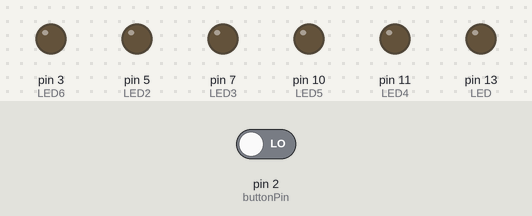
This sketch was run on a simulated Arduino Uno, built with avr-gcc and run on an emulated ATmega328P. Parts: output pins drawn as LEDs (lit = HIGH). The inputs (shaded band) are chosen by the test bench; at power-on: pin 2 (buttonPin) LOW.

Above: at 16.3 s.
16.4 s: pin 2 (buttonPin) driven HIGH
At 23.9 s:
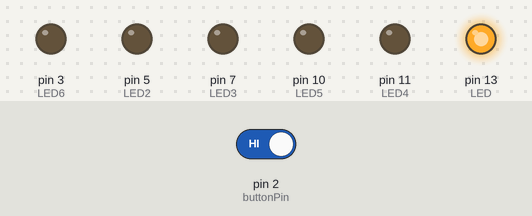
At 27.5 s:
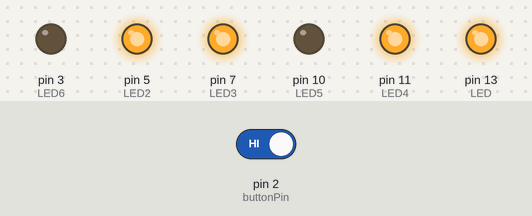
29.8 s: pin 2 (buttonPin) driven LOW
At 35.7 s:
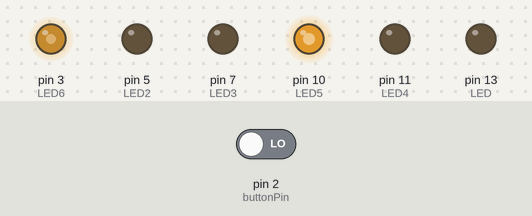
Timing chart, 0 to 38.9 s (numbered marks = the images above; inputs shaded):
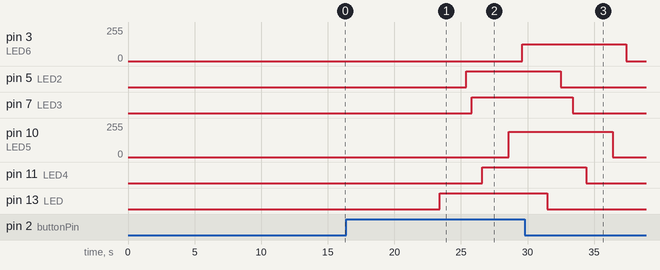

The sketch:

ss6_Analog_Digital.ino
```cpp
const int buttonPin = 2;
const int LED = 13;
const int LED2 = 5;
const int LED3 = 7;
const int LED4 = 11;
const int LED5 = 10;
const int LED6 = 3;

int buttonState = 0;


void setup() {
  // put your setup code here, to run once:
pinMode(LED, OUTPUT);
pinMode(LED2, OUTPUT);
pinMode(LED3, OUTPUT);
pinMode(LED4, OUTPUT);
pinMode(LED5, OUTPUT);
pinMode(LED6, OUTPUT);
pinMode(buttonPin, INPUT);

}

void loop() {
  // put your main code here, to run repeatedly:
buttonState = digitalRead(buttonPin);
delay(10);

if (buttonState == HIGH)
{
  digitalWrite(LED, HIGH);
  delay(2000);
  digitalWrite(LED2, HIGH);
  delay(399);
  digitalWrite(LED3, HIGH);
  delay(800);
  analogWrite(LED4, 255);
  delay(2000);
  analogWrite(LED5, 189);
  delay(1000);
  analogWrite(LED6, 127);
  delay(1888);
}
else {
  digitalWrite(LED, LOW);
  delay(1000);
  digitalWrite(LED2, LOW);
  delay(899);
  digitalWrite(LED3, LOW);
  delay(999);
  analogWrite(LED4, 0);
  delay(2000);
  analogWrite(LED5, 0);
  delay(1000);
  analogWrite(LED6, 0);
  delay(1888);
}
}
```

Measured:
- after the input at 16.4 s, pin 3 (LED6): 0/255 → 127/255 after 13.2 s; pin 5 (LED2): LOW → HIGH after 9.0 s; pin 7 (LED3): LOW → HIGH after 9.4 s; pin 10 (LED5): 0/255 → 189/255 after 12.2 s; pin 11 (LED4): LOW → HIGH after 10.2 s
- after the input at 29.8 s, pin 3 (LED6): 127/255 → 0/255 after 7.6 s; pin 5 (LED2): HIGH → LOW after 2.7 s; pin 7 (LED3): HIGH → LOW after 3.6 s; pin 10 (LED5): 189/255 → 0/255 after 6.6 s; pin 11 (LED4): HIGH → LOW after 4.6 s
